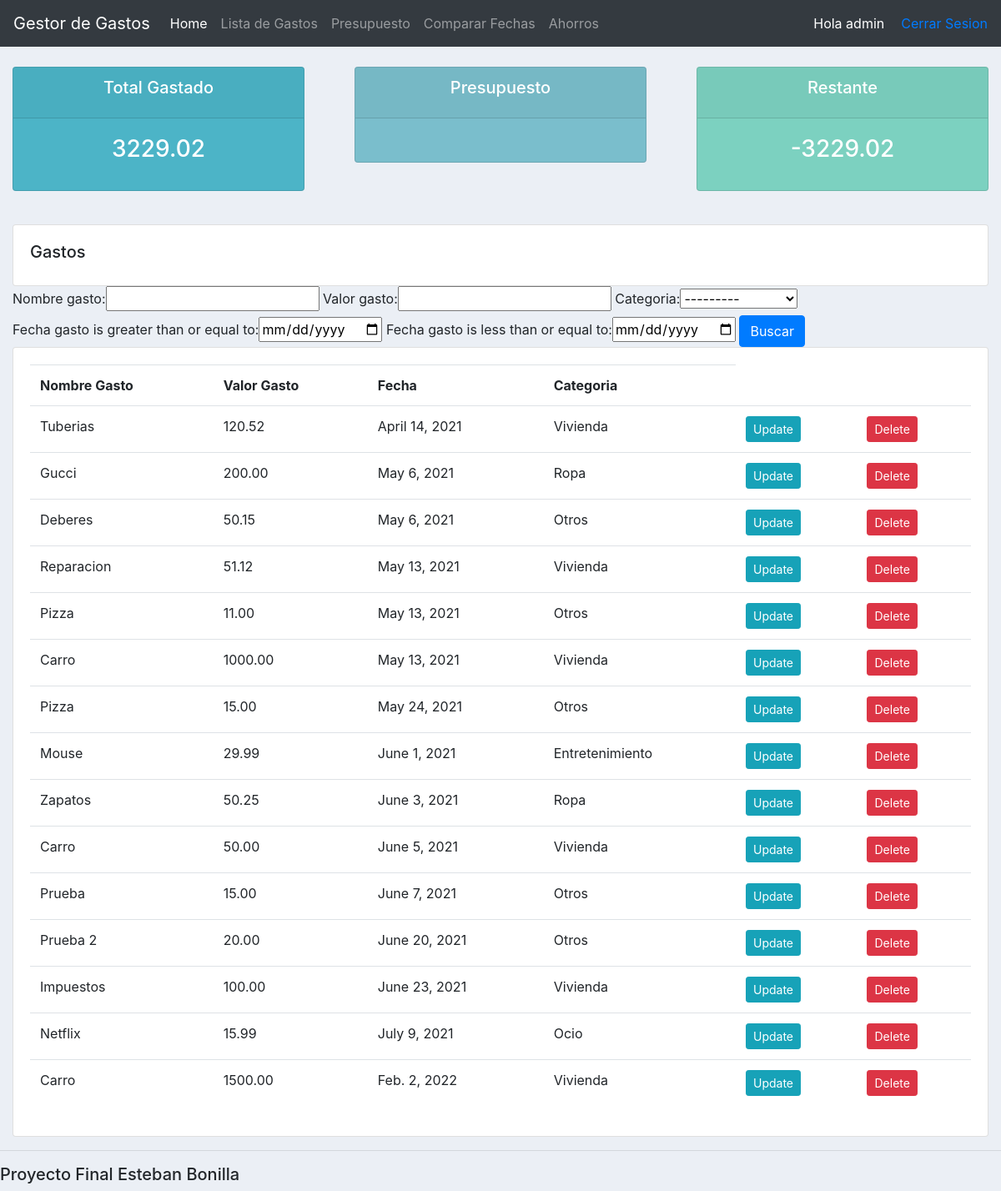
The page /products/ (signed in) on the database as committed earlier.
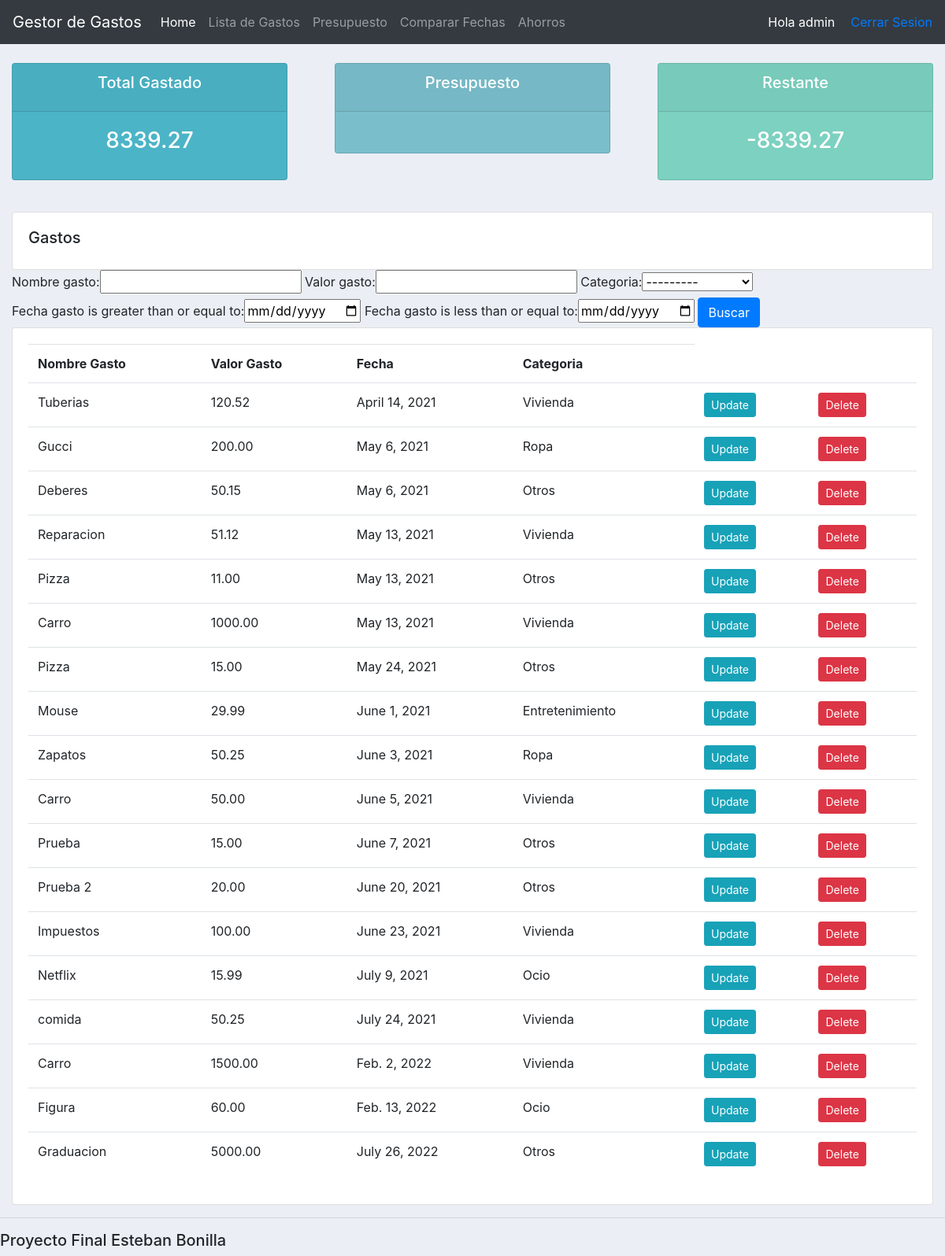
The same page on the database as committed later.
### accounts/models.py (models this page shows, shortened)
class Gasto(models.Model):
    nombre_gasto = models.CharField(max_length=200, null=True)
    valor_gasto = models.DecimalField(max_digits=8, decimal_places=2,validators=[MinValueValidator(0.01)] ,null=True)
    fecha_gasto = models.DateField(auto_now_add=False, null= True)
    categoria = models.ForeignKey(Categoria,null=True, on_delete=models.SET_NULL)

class Categoria(models.Model):
    nombre_categoria = models.CharField(max_length= 50,  null= True)
    def __str__(self):
        return self.nombre_categoria

### accounts/views.py (the view)
# urls.py: path('products/', views.products, name='product'),
@login_required(login_url='login')
def products(request):
    actualMonth = datetime.date.today()
    gastos = Gasto.objects.all().order_by('fecha_gasto')
    presupuesto = Presupuesto.objects.filter(fecha_presupuesto__month=actualMonth.month, fecha_presupuesto__year=actualMonth.year).order_by('fecha_presupuesto').reverse()[:1]
    myFilter = GastoFilter(request.GET, queryset=gastos)
    gastos = myFilter.qs
    total = sum(gastos.values_list('valor_gasto', flat=True))
    restante = sum(presupuesto.values_list('valor_presupuesto', flat=True))
    restante = restante - total
    context = {'gastos': gastos, 'myFilter':myFilter, 'total': total, 'presupuesto':presupuesto, 'restante':restante}
    return render(request, 'accounts/products.html',context)

### accounts/templates/accounts/products.html
{%  extends 'accounts/main.html' %}
{% block content %}
		<br>
		<div class="row">
			<div class="col-md">
				<div class="card card-body">
					<h5>Gastos</h5>
				</div>
				<form method="GET">
					{{myFilter.form}}
				<button class="btn btn-primary" type="submit">Buscar</button>
				</form>
				<div class="card card-body">
					<table class="table">
						<tr>
							<th>Nombre Gasto</th>
							<th>Valor Gasto</th>
							<th>Fecha</th>
							<th>Categoria</th>
						</tr>
						{% for i in gastos %}
							<tr>
								<td>{{i.nombre_gasto}}</td>
								<td>{{i.valor_gasto}}</td>
								<td>{{i.fecha_gasto}}</td>
								<td>{{i.categoria}}</td>
								<td><a class="btn btn-sm btn-info" href=
									"{% url 'actualizar_gasto' i.id %}">Update</a></td>
								<td><a class="btn btn-sm btn-danger" href=
									"{% url 'eliminar_gasto' i.id%}">Delete</a></td>
							</tr>
						{% endfor %}
					</table>
				</div>
			</div>
		</div>
{% endblock content %}

### accounts/templates/accounts/main.html (shortened to what this page needs)
{% load static %}
<!DOCTYPE html>
<html>
<head>
	<link rel="stylesheet" href="https://stackpath.bootstrapcdn.com/bootstrap/4.3.1/css/bootstrap.min.css">
	<link rel="stylesheet" type="text/css" href="{% static '/css/main.css'%}">
</head>
<body>
	{% include 'accounts/navbar.html' %}
	{% include 'accounts/status.html' %}
	<div class="container-fluid">
	{% block content %}
	{% endblock %}
    </div>
	<hr>
	<h5>Proyecto Final Esteban Bonilla</h5>
</body>
</html>

### accounts/templates/accounts/navbar.html (shortened to what this page needs)
{% load static %}
<nav class="navbar navbar-expand-lg navbar-dark bg-dark">
    <a class="navbar-brand" href={% url 'home' %}>Gestor de Gastos</a>
    <div class="collapse navbar-collapse" id="navbarNavAltMarkup">
      <div class="navbar-nav">
        <a class="nav-item nav-link active" href="/">Home <span class="sr-only">(current)</span></a>
        <a class="nav-link" href= {% url 'product' %}>Lista de Gastos</a>
        <a class="nav-link" href="#">Presupuesto</a>
        <a class="nav-link" href={% url 'comparar' %}>Comparar Fechas</a>
        <a class="nav-link" href={% url 'ahorros' %}>Ahorros</a>
      </div>
    </div>
    <span id ="hello-msg"> Hola {{request.user}}</span>
    <span> <a href="{% url 'logout' %}">Cerrar Sesion</a></span>
  </nav>

### accounts/templates/accounts/status.html (shortened to what this page needs)
{% block content %}
<br>
<div class="row">
	<div class="col">
		<div class="col-md">
			<div class="card text-center text-white  mb-3" id="total-orders">
			  	<div class="card-header">
			  		<h5 class="card-title">Total Gastado</h5>
			  	</div>
			  	<div class="card-body">
			    	<h3 class="card-title">{{total}}</h3>
			  	</div>
			</div>
		</div>
	</div>
	<div class="col">
		<div class="col-md">
			<div class="card text-center text-white  mb-3" id="orders-delivered">
			  	<div class="card-header">
			  		<h5 class="card-title">Presupuesto</h5>
			  	</div>
			  	<div class="card-body">
			  	</div>
			</div>
		</div>
	</div>
	<div class="col">
		<div class="col-md">
			<div class="card text-center text-white  mb-3" id="orders-pending">
			  	<div class="card-header">
			  		<h5 class="card-title">Restante</h5>
			  	</div>
			  	<div class="card-body">
			    	<h3 class="card-title">{{restante}}</h3>
			  	</div>
			</div>
		</div>
	</div>
</div>
{% endblock %}

### static/css/main.css (style rules this page uses)
body { background-color: #ebeff5; }
#total-orders { background-color: #4cb4c7; }
#orders-delivered { background-color: #7abecc; }
#orders-pending { background-color: #7CD1C0; }

### accounts/templates/accounts/navbar.html (style rules this page uses)
#hello-msg { color: white; margin-right: 20px; }

Rows that differ between the two databases and show on the page:
added Gasto: nombre_gasto "comida", valor_gasto "50.25", fecha_gasto "July 24, 2021", categoria "Vivienda"
added Gasto: nombre_gasto "Figura", valor_gasto "60.00", fecha_gasto "Feb. 13, 2022", categoria "Ocio"
added Gasto: nombre_gasto "Graduacion", valor_gasto "5000.00", fecha_gasto "July 26, 2022", categoria "Otros"
Other text that changed with them:
{{ total }}: "3229.02" → "8339.27"
{{ restante }}: "-3229.02" → "-8339.27"
